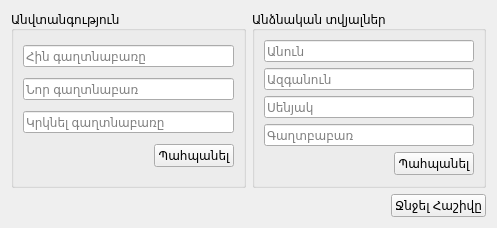
<?xml version="1.0" encoding="UTF-8"?>
<ui version="4.0">
 <class>SettingWindow</class>
 <widget class="QWidget" name="SettingWindow">
  <property name="geometry">
   <rect>
    <x>0</x>
    <y>0</y>
    <width>497</width>
    <height>228</height>
   </rect>
  </property>
  <property name="windowTitle">
   <string>Կարգավորումներ</string>
  </property>
  <layout class="QVBoxLayout" name="verticalLayout_3">
   <item>
    <layout class="QHBoxLayout" name="horizontalLayout_3">
     <item>
      <widget class="QGroupBox" name="SecBox">
       <property name="title">
        <string>Անվտանգություն </string>
       </property>
       <layout class="QVBoxLayout" name="verticalLayout">
        <item>
         <widget class="QLineEdit" name="LastPass">
          <property name="maxLength">
           <number>100</number>
          </property>
          <property name="echoMode">
           <enum>QLineEdit::Password</enum>
          </property>
          <property name="placeholderText">
           <string>Հին գաղտնաբառը</string>
          </property>
         </widget>
        </item>
        <item>
         <widget class="QLineEdit" name="NewPass">
          <property name="maxLength">
           <number>100</number>
          </property>
          <property name="echoMode">
           <enum>QLineEdit::PasswordEchoOnEdit</enum>
          </property>
          <property name="placeholderText">
           <string>Նոր գաղտնաբառ</string>
          </property>
         </widget>
        </item>
        <item>
         <widget class="QLineEdit" name="RePass">
          <property name="maxLength">
           <number>100</number>
          </property>
          <property name="echoMode">
           <enum>QLineEdit::PasswordEchoOnEdit</enum>
          </property>
          <property name="placeholderText">
           <string>Կրկնել գաղտնաբառը</string>
          </property>
         </widget>
        </item>
        <item>
         <layout class="QHBoxLayout" name="horizontalLayout">
          <item>
           <spacer name="horizontalSpacer">
            <property name="orientation">
             <enum>Qt::Horizontal</enum>
            </property>
            <property name="sizeHint" stdset="0">
             <size>
              <width>40</width>
              <height>20</height>
             </size>
            </property>
           </spacer>
          </item>
          <item>
           <widget class="QPushButton" name="SavePassChangeBtn">
            <property name="text">
             <string>Պահպանել</string>
            </property>
           </widget>
          </item>
         </layout>
        </item>
       </layout>
      </widget>
     </item>
     <item>
      <widget class="QGroupBox" name="ProfileBox">
       <property name="title">
        <string>Անձնական տվյալներ</string>
       </property>
       <layout class="QVBoxLayout" name="verticalLayout_2">
        <item>
         <widget class="QLineEdit" name="Fname">
          <property name="placeholderText">
           <string>Անուն</string>
          </property>
         </widget>
        </item>
        <item>
         <widget class="QLineEdit" name="Lname">
          <property name="placeholderText">
           <string>Ազգանուն</string>
          </property>
         </widget>
        </item>
        <item>
         <widget class="QLineEdit" name="Room">
          <property name="placeholderText">
           <string>Սենյակ</string>
          </property>
         </widget>
        </item>
        <item>
         <widget class="QLineEdit" name="Password">
          <property name="echoMode">
           <enum>QLineEdit::Password</enum>
          </property>
          <property name="placeholderText">
           <string>Գաղտբաբառ</string>
          </property>
         </widget>
        </item>
        <item>
         <layout class="QHBoxLayout" name="horizontalLayout_2">
          <item>
           <spacer name="horizontalSpacer_2">
            <property name="orientation">
             <enum>Qt::Horizontal</enum>
            </property>
            <property name="sizeHint" stdset="0">
             <size>
              <width>40</width>
              <height>20</height>
             </size>
            </property>
           </spacer>
          </item>
          <item>
           <widget class="QPushButton" name="SaveProfileChanges">
            <property name="text">
             <string>Պահպանել</string>
            </property>
           </widget>
          </item>
         </layout>
        </item>
       </layout>
      </widget>
     </item>
    </layout>
   </item>
   <item>
    <layout class="QHBoxLayout" name="horizontalLayout_4">
     <item>
      <spacer name="horizontalSpacer_3">
       <property name="orientation">
        <enum>Qt::Horizontal</enum>
       </property>
       <property name="sizeHint" stdset="0">
        <size>
         <width>40</width>
         <height>20</height>
        </size>
       </property>
      </spacer>
     </item>
     <item>
      <widget class="QPushButton" name="deleteAccauntBtn">
       <property name="text">
        <string>Ջնջել Հաշիվը</string>
       </property>
      </widget>
     </item>
    </layout>
   </item>
  </layout>
 </widget>
 <resources/>
 <connections/>
</ui>
